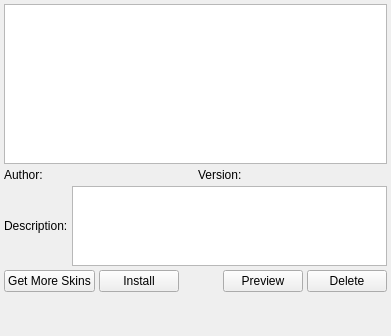
             <widget class="QWidget" name="pageSkins">
              <layout class="QVBoxLayout" name="verticalLayout_12">
               <property name="spacing">
                <number>4</number>
               </property>
               <property name="margin">
                <number>4</number>
               </property>
               <item>
                <widget class="QListWidget" name="listWidgetSkins">
                 <property name="sizePolicy">
                  <sizepolicy hsizetype="Expanding" vsizetype="Expanding">
                   <horstretch>0</horstretch>
                   <verstretch>0</verstretch>
                  </sizepolicy>
                 </property>
                 <property name="maximumSize">
                  <size>
                   <width>16777215</width>
                   <height>160</height>
                  </size>
                 </property>
                </widget>
               </item>
               <item>
                <layout class="QHBoxLayout" name="horizontalLayoutSkinInfo">
                 <item>
                  <widget class="QLabel" name="labelSkinAuthor">
                   <property name="text">
                    <string>Author: </string>
                   </property>
                  </widget>
                 </item>
                 <item>
                  <widget class="QLabel" name="labelSkinVersion">
                   <property name="text">
                    <string>Version: </string>
                   </property>
                  </widget>
                 </item>
                </layout>
               </item>
               <item>
                <layout class="QHBoxLayout" name="horizontalLayoutSkinDescription">
                 <item>
                  <widget class="QLabel" name="labelSkinDescription">
                   <property name="text">
                    <string>Description:</string>
                   </property>
                  </widget>
                 </item>
                 <item>
                  <widget class="QPlainTextEdit" name="plainTextEditSkinDescription">
                   <property name="sizePolicy">
                    <sizepolicy hsizetype="Expanding" vsizetype="Preferred">
                     <horstretch>0</horstretch>
                     <verstretch>0</verstretch>
                    </sizepolicy>
                   </property>
                   <property name="minimumSize">
                    <size>
                     <width>0</width>
                     <height>0</height>
                    </size>
                   </property>
                   <property name="maximumSize">
                    <size>
                     <width>16777215</width>
                     <height>80</height>
                    </size>
                   </property>
                   <property name="readOnly">
                    <bool>true</bool>
                   </property>
                  </widget>
                 </item>
                </layout>
               </item>
               <item>
                <layout class="QHBoxLayout" name="horizontalLayoutSkinButtons">
                 <item>
                  <widget class="QPushButton" name="pushButtonSkinGetMore">
                   <property name="text">
                    <string>Get More Skins</string>
                   </property>
                  </widget>
                 </item>
                 <item>
                  <widget class="QPushButton" name="pushButtonSkinInstall">
                   <property name="text">
                    <string>Install</string>
                   </property>
                  </widget>
                 </item>
                 <item>
                  <spacer name="horizontalSpacerSkinButtons">
                   <property name="orientation">
                    <enum>Qt::Horizontal</enum>
                   </property>
                   <property name="sizeHint" stdset="0">
                    <size>
                     <width>40</width>
                     <height>20</height>
                    </size>
                   </property>
                  </spacer>
                 </item>
                 <item>
                  <widget class="QPushButton" name="pushButtonSkinPreview">
                   <property name="text">
                    <string>Preview</string>
                   </property>
                  </widget>
                 </item>
                 <item>
                  <widget class="QPushButton" name="pushButtonSkinDelete">
                   <property name="text">
                    <string>Delete</string>
                   </property>
                  </widget>
                 </item>
                </layout>
               </item>
               <item>
                <spacer name="verticalSpacer_13">
                 <property name="orientation">
                  <enum>Qt::Vertical</enum>
                 </property>
                 <property name="sizeHint" stdset="0">
                  <size>
                   <width>20</width>
                   <height>40</height>
                  </size>
                 </property>
                </spacer>
               </item>
              </layout>
             </widget>
